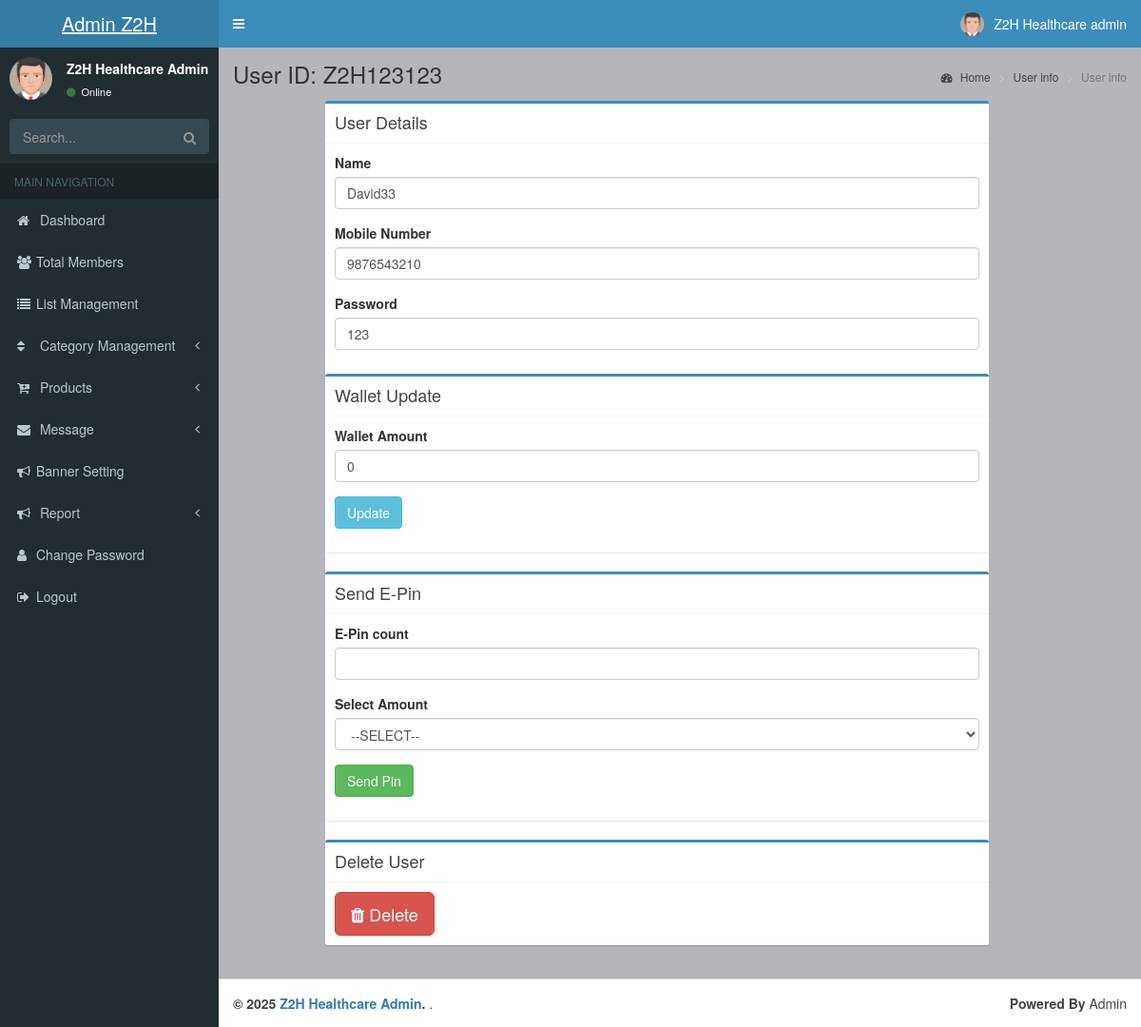
The app's page /admin/view.php?id=Z2H123123 (signed in) with its own data.
### tables this page shows
CREATE TABLE `reg` (
  `id` int(11) NOT NULL,
  `user_id` varchar(100) DEFAULT NULL,
  `join_date` timestamp NOT NULL DEFAULT current_timestamp(),
  `name` varchar(70) DEFAULT NULL,
  `mail` varchar(100) DEFAULT NULL,
  `mobile` varchar(20) DEFAULT NULL,
  `password` varchar(60) DEFAULT NULL,
  `profile_pic` varchar(150) DEFAULT NULL,
  `total_purchase` int(11) NOT NULL DEFAULT 0,
  `status` int(11) NOT NULL DEFAULT 0,
  `sponsor_id` varchar(20) DEFAULT NULL,
  `is_business` int(11) NOT NULL DEFAULT 0,
  `total_income` int(11) NOT NULL DEFAULT 0,
  `wallet` int(11) NOT NULL DEFAULT 0,
  `level_income` int(11) NOT NULL DEFAULT 0,
  `ref_count` int(11) NOT NULL DEFAULT 0,
  `level_count` int(11) NOT NULL DEFAULT 0,
  `acc_num` varchar(30) DEFAULT NULL,
  `acc_name` varchar(30) DEFAULT NULL,
  `ifsc` varchar(20) DEFAULT NULL,
  `bank` varchar(30) DEFAULT NULL,
  `branch` varchar(30) DEFAULT NULL,
  `google_pay` varchar(20) DEFAULT NULL,
  `phone_pe` varchar(20) DEFAULT NULL,
  `upi` varchar(30) DEFAULT NULL,
  `purchase_wallet` float NOT NULL DEFAULT 0
);

### admin/view.php (the view, shortened to what this page needs)
<?php include "include/header.php" ?>
<div class="wrapper">
    <?php include "include/navbar.php" ?>
    <div class="content-wrapper">
		<?php
		$row=mysqli_fetch_assoc(mysqli_query($con,"SELECT * FROM reg WHERE user_id='".$_GET['id']."'"));
		?>
        <section class="content-header">
            <h1>
               User ID: <?php echo $row['user_id']?>
            </h1>
            <ol class="breadcrumb">
                <li><a href="index.php"><i class="fa fa-dashboard"></i> Home</a></li>
                <li><a href="manage_user.php">User info</a></li>
                <li class="active">User info</li>
            </ol>
        </section>
        <section class="content">
            <div class="row">
                <div class="col-md-9" style="margin-left:10%;margin-right:10%;">
                    <div class="box box-primary">
                        <div class="box-header with-border">
                            <h3 class="box-title">User Details</h3>
                        </div>
                            <div class="box-body">
                                <div class="form-group">
                                    <label>Name</label>
                                   <input type="text" class="form-control" value="<?php echo $row['name']?> " required>
                                </div>
								 <div class="form-group">
                                    <label>Mobile Number</label>
                                   <input type="text" class="form-control" value="<?php echo $row['mobile']?> " required>
                                </div>
								 <div class="form-group">
                                    <label>Password</label>
                                   <input type="text" class="form-control" value="<?php echo $row['password']?> " required>
                                </div>
                    </div>
					<div class="box box-primary">
                        <div class="box-header with-border">
                            <h3 class="box-title">Wallet Update</h3>
                        </div>
                       <form method="POST" action="action.php">
                            <div class="box-body">
                                <div class="form-group">
                                    <label>Wallet Amount</label>
                                   <input type="text" class="form-control" name="amount" value="<?php echo $row['purchase_wallet']?>"  requied>
                                </div>
							<div class="form-group">
                                   <button name="wallet_update" class="btn btn-info" >Update</button>
                                </div>
                             </div>
                       </form>
                    </div>
					<div class="box box-primary">
                        <div class="box-header with-border">
                            <h3 class="box-title">Send E-Pin</h3>
                        </div>
                            <div class="box-body">
						<form method="POST" action="action.php">
                                <div class="form-group">
                                    <label>E-Pin count</label>
                                   <input type="text" class="form-control"  name="count" required>
                                </div>
								 <div class="form-group">
                                    <label>Select Amount</label>
                                  <select name="amount" class="form-control" requied>
									<option value="">--SELECT--</option>
								  </select>
                                </div>
								 <div class="form-group">
                                  <button name="send_e_pin" class="btn btn-success" onclick="return confirm('Are You Want Send E-Pin This ID?')" >Send Pin</button>
                                </div>
                              </form>
                                </div>
                    </div>
				<div class="box box-primary">
                        <div class="box-header with-border">
                            <h3 class="box-title">Delete User</h3>
                        </div>
                            <div class="box-body">
					<form action="action.php" method="post">
                        <button class="btn btn-lg btn-danger" name="delete_user" value="<?php echo $row['user_id']?>" onclick="return confirm('Are you want Delete This user')"><i class="fa fa-trash"></i> Delete</button>
                    </form>
                                </div>
                    </div>
                </div>
            </div>
        </section>
    </div>
    <?php include "include/footer.php" ?>

### records on screen
reg: user "Z2H123123", name "David33", mobile "9876543210", password "123", amount "0"

### other values on screen
company_name "Z2H…"
company_name "Z2H Healthcare"
